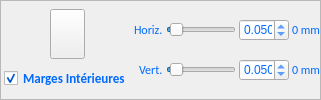
    <widget class="QFrame" name="frameInternMargins">
     <property name="enabled">
      <bool>true</bool>
     </property>
     <property name="sizePolicy">
      <sizepolicy hsizetype="Minimum" vsizetype="Preferred">
       <horstretch>0</horstretch>
       <verstretch>0</verstretch>
      </sizepolicy>
     </property>
     <property name="minimumSize">
      <size>
       <width>0</width>
       <height>100</height>
      </size>
     </property>
     <property name="styleSheet">
      <string notr="true"/>
     </property>
     <property name="frameShape">
      <enum>QFrame::StyledPanel</enum>
     </property>
     <property name="frameShadow">
      <enum>QFrame::Raised</enum>
     </property>
     <layout class="QGridLayout" name="gridLayout_27">
      <property name="leftMargin">
       <number>0</number>
      </property>
      <property name="topMargin">
       <number>3</number>
      </property>
      <property name="rightMargin">
       <number>0</number>
      </property>
      <property name="bottomMargin">
       <number>3</number>
      </property>
      <property name="spacing">
       <number>3</number>
      </property>
      <item row="1" column="0" rowspan="2">
       <widget class="QFrame" name="frameInternMargins_sub1">
        <property name="minimumSize">
         <size>
          <width>130</width>
          <height>0</height>
         </size>
        </property>
        <property name="styleSheet">
         <string notr="true">.QFrame{
    border: 0px solid gray;
    border-radius: 0px;
}</string>
        </property>
        <property name="frameShape">
         <enum>QFrame::StyledPanel</enum>
        </property>
        <property name="frameShadow">
         <enum>QFrame::Raised</enum>
        </property>
        <layout class="QVBoxLayout" name="verticalLayout_25">
         <property name="spacing">
          <number>3</number>
         </property>
         <property name="leftMargin">
          <number>3</number>
         </property>
         <property name="topMargin">
          <number>0</number>
         </property>
         <property name="rightMargin">
          <number>0</number>
         </property>
         <property name="bottomMargin">
          <number>0</number>
         </property>
         <item alignment="Qt::AlignHCenter">
          <widget class="QPushButton" name="pbGlobalPhotosNb">
           <property name="minimumSize">
            <size>
             <width>35</width>
             <height>50</height>
            </size>
           </property>
           <property name="maximumSize">
            <size>
             <width>35</width>
             <height>50</height>
            </size>
           </property>
           <property name="text">
            <string/>
           </property>
           <property name="icon">
            <iconset resource="../resources.qrc">
             <normaloff>:/images/margins/intern_margins</normaloff>:/images/margins/intern_margins</iconset>
           </property>
           <property name="iconSize">
            <size>
             <width>35</width>
             <height>50</height>
            </size>
           </property>
          </widget>
         </item>
         <item alignment="Qt::AlignHCenter">
          <widget class="QCheckBox" name="cbAddInteriorMargins">
           <property name="minimumSize">
            <size>
             <width>0</width>
             <height>0</height>
            </size>
           </property>
           <property name="maximumSize">
            <size>
             <width>16777215</width>
             <height>16777215</height>
            </size>
           </property>
           <property name="toolTip">
            <string>Activation des marges intérieures</string>
           </property>
           <property name="styleSheet">
            <string notr="true">QWidget {
  
	color : rgb(0,106,255);
    font:  bold 10pt Calibri;


 }


QWidget:!enabled {
  
	color : rgb(150,150,150);
    font:  bold 10pt Calibri;
 }
</string>
           </property>
           <property name="text">
            <string>Marges Intérieures</string>
           </property>
           <property name="checked">
            <bool>true</bool>
           </property>
          </widget>
         </item>
        </layout>
       </widget>
      </item>
      <item row="1" column="1" rowspan="2">
       <widget class="QFrame" name="frameInternMargins_sub2">
        <property name="minimumSize">
         <size>
          <width>0</width>
          <height>0</height>
         </size>
        </property>
        <property name="styleSheet">
         <string notr="true">.QFrame{
    border: 0px solid gray;
    border-radius: 0px;
}</string>
        </property>
        <property name="frameShape">
         <enum>QFrame::StyledPanel</enum>
        </property>
        <property name="frameShadow">
         <enum>QFrame::Raised</enum>
        </property>
        <layout class="QGridLayout" name="gridLayout_28">
         <property name="leftMargin">
          <number>0</number>
         </property>
         <property name="topMargin">
          <number>0</number>
         </property>
         <property name="rightMargin">
          <number>0</number>
         </property>
         <property name="bottomMargin">
          <number>0</number>
         </property>
         <property name="spacing">
          <number>3</number>
         </property>
         <item row="0" column="1">
          <widget class="QSlider" name="hsHorizontalMargins">
           <property name="minimumSize">
            <size>
             <width>0</width>
             <height>0</height>
            </size>
           </property>
           <property name="maximumSize">
            <size>
             <width>70</width>
             <height>16777215</height>
            </size>
           </property>
           <property name="toolTip">
            <string>Ratio de la marge intérieure horizontale</string>
           </property>
           <property name="maximum">
            <number>10000</number>
           </property>
           <property name="value">
            <number>500</number>
           </property>
           <property name="orientation">
            <enum>Qt::Horizontal</enum>
           </property>
          </widget>
         </item>
         <item row="1" column="0" alignment="Qt::AlignRight">
          <widget class="QLabel" name="laVerticalMargins">
           <property name="styleSheet">
            <string notr="true">

QWidget {
  
	color : rgb(0,106,255);
     font:  9pt Calibri;


 }


QWidget:!enabled {
  
	color : rgb(150,150,150);
     font:  9pt Calibri;
 }
QWidget {
  
	color : rgb(0,106,255);
    font:  9pt Calibri;

 }


</string>
           </property>
           <property name="text">
            <string>Vert.</string>
           </property>
          </widget>
         </item>
         <item row="1" column="3">
          <widget class="QLabel" name="laVInternMM">
           <property name="maximumSize">
            <size>
             <width>60</width>
             <height>16777215</height>
            </size>
           </property>
           <property name="styleSheet">
            <string notr="true">

QWidget {
  
	color : rgb(0,106,255);
     font:  9pt Calibri;


 }


QWidget:!enabled {
  
	color : rgb(150,150,150);
     font:  9pt Calibri;
 }
QWidget {
  
	color : rgb(0,106,255);
    font:  9pt Calibri;

 }


</string>
           </property>
           <property name="text">
            <string>0 mm</string>
           </property>
          </widget>
         </item>
         <item row="0" column="0" alignment="Qt::AlignRight">
          <widget class="QLabel" name="laHorizontalMargins">
           <property name="minimumSize">
            <size>
             <width>0</width>
             <height>0</height>
            </size>
           </property>
           <property name="styleSheet">
            <string notr="true">

QWidget {
  
	color : rgb(0,106,255);
     font:  9pt Calibri;


 }


QWidget:!enabled {
  
	color : rgb(150,150,150);
     font:  9pt Calibri;
 }
QWidget {
  
	color : rgb(0,106,255);
    font:  9pt Calibri;

 }


</string>
           </property>
           <property name="text">
            <string>Horiz.</string>
           </property>
          </widget>
         </item>
         <item row="1" column="2">
          <widget class="QDoubleSpinBox" name="dsbVerticalMargins">
           <property name="maximumSize">
            <size>
             <width>50</width>
             <height>16777215</height>
            </size>
           </property>
           <property name="toolTip">
            <string>Ratio de la marge intérieure verticale</string>
           </property>
           <property name="styleSheet">
            <string notr="true">

QWidget {
  
	color : rgb(0,106,255);
     font:  bold 10 ptCalibri;


 }


QWidget:!enabled {
  
	color : rgb(150,150,150);

     font:  bold 10 ptCalibri;
 }
</string>
           </property>
           <property name="decimals">
            <number>3</number>
           </property>
           <property name="maximum">
            <double>1.000000000000000</double>
           </property>
           <property name="singleStep">
            <double>0.003000000000000</double>
           </property>
           <property name="value">
            <double>0.050000000000000</double>
           </property>
          </widget>
         </item>
         <item row="0" column="2">
          <widget class="QDoubleSpinBox" name="dsbHorizontalMargins">
           <property name="maximumSize">
            <size>
             <width>50</width>
             <height>16777215</height>
            </size>
           </property>
           <property name="toolTip">
            <string>Ratio de la marge intérieure horizontale</string>
           </property>
           <property name="styleSheet">
            <string notr="true">

QWidget {
  
	color : rgb(0,106,255);
     font:  bold 10 ptCalibri;


 }


QWidget:!enabled {
  
	color : rgb(150,150,150);

     font:  bold 10 ptCalibri;
 }
</string>
           </property>
           <property name="decimals">
            <number>3</number>
           </property>
           <property name="maximum">
            <double>1.000000000000000</double>
           </property>
           <property name="singleStep">
            <double>0.003000000000000</double>
           </property>
           <property name="value">
            <double>0.050000000000000</double>
           </property>
          </widget>
         </item>
         <item row="0" column="3">
          <widget class="QLabel" name="laHInternMM">
           <property name="maximumSize">
            <size>
             <width>60</width>
             <height>16777215</height>
            </size>
           </property>
           <property name="styleSheet">
            <string notr="true">

QWidget {
  
	color : rgb(0,106,255);
     font:  9pt Calibri;


 }


QWidget:!enabled {
  
	color : rgb(150,150,150);
     font:  9pt Calibri;
 }
QWidget {
  
	color : rgb(0,106,255);
    font:  9pt Calibri;

 }


</string>
           </property>
           <property name="text">
            <string>0 mm</string>
           </property>
          </widget>
         </item>
         <item row="1" column="1">
          <widget class="QSlider" name="hsVerticalMargins">
           <property name="minimumSize">
            <size>
             <width>0</width>
             <height>0</height>
            </size>
           </property>
           <property name="maximumSize">
            <size>
             <width>70</width>
             <height>16777215</height>
            </size>
           </property>
           <property name="toolTip">
            <string>Ratio de la marge intérieure verticale</string>
           </property>
           <property name="maximum">
            <number>10000</number>
           </property>
           <property name="value">
            <number>500</number>
           </property>
           <property name="orientation">
            <enum>Qt::Horizontal</enum>
           </property>
          </widget>
         </item>
        </layout>
       </widget>
      </item>
     </layout>
    </widget>
